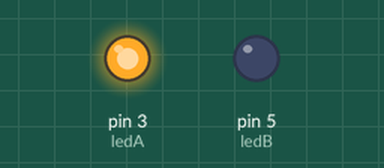
A sketch run on a simulated Arduino Uno, built with avr-gcc and run on an emulated ATmega328P. Shown: output pins drawn as LEDs (lit = HIGH).

Above: at 0.75 s.
At 36.2 s:
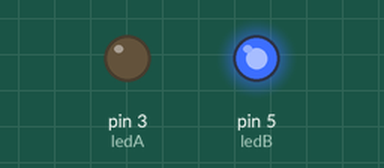
Timing chart, 0 to 39.5 s (numbered marks = the images above):
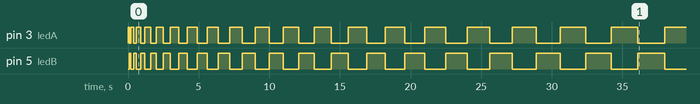

The sketch:

_____5.1.ino
```cpp
const int ledA = 3; // 첫번 째 LED를 3번으로 정의하는 변수를 선언한다.
const int ledB = 5; // 두번 쨰 LED를 5번으로 정의하는 변수를 선언한다.

int G=100;  // 지연시간에 대한 변수를 선언하고 0.1초만큼의 시간을 저장한다.
void setup() {  // 한 번만 수행해도 되는 것을 여기에 넣는다.

     pinMode(ledA, OUTPUT); // 3번핀에 연결 된 첫번 째 LED를 출력으로 사용한다.
     pinMode(ledB, OUTPUT); // 5번핀에 연결 된 두번 째 LED를 출력으로 사용한다.

}

void loop() {      // 반복해서 수행 할 것을 여기에 넣는다.
  digitalWrite(ledA,HIGH); // 3번핀에 열결 된 첫번 째 LED를 점등한다.
  digitalWrite(ledB,LOW);  // 5번핀에 연결 된 두번 쩨 LED를 소등한다.
  delay(G);  // 지연시간에 대한 변수에 저장 된 시간 만큼 지연시킨다.
  digitalWrite(ledA,LOW); //3번핀에 연결 된 첫번 쩨 LED를 소등한다.
  digitalWrite(ledB,HIGH); //5번핀에 연결 된 두번 째 LED를 점등한다.
  delay(G);  // 지연시간에 대한 변수에 저장 된 시간 만큼 지연시킨다.
  G=G+100;  // 지연시간을 0.1초씩 증가시킨다.

  if(G==5000){  // 만약 지연시간이 5초가 되면 아래의 식을 실행한다.
     while(G>100){  // 지연시간이 0.1초보다 크지 않게 될 때까지 아래의 식을 반복해서 실행한다.
      G=G-100;   // 지연시간을 0.1초씩 감소시킨다.

  digitalWrite(ledA,HIGH); // 3번핀에 열결 된 첫번 째 LED를 점등한다.
  digitalWrite(ledB,LOW);  // 5번핀에 연결 된 두번 쩨 LED를 소등한다.
  delay(G);                // 지연시간에 대한 변수에 저장 된 시간 만큼 지연시킨다.
  digitalWrite(ledA,LOW);  //3번핀에 연결 된 첫번 쩨 LED를 소등한다.
  digitalWrite(ledB,HIGH); //5번핀에 연결 된 두번 째 LED를 점등한다.
  delay(G);                // 지연시간에 대한 변수에 저장 된 시간 만큼 지연시킨다.

     }

     }


}
```

Measured:
- by itself, pin 3 (ledA): LOW → HIGH at 0.00 s, → LOW 0.10 s later, → HIGH 0.10 s later, → LOW 0.20 s later, … (39 changes in this stretch)
- by itself, pin 5 (ledB): LOW → HIGH at 0.10 s, → LOW 0.10 s later, → HIGH 0.20 s later, → LOW 0.20 s later, … (38 changes in this stretch)
